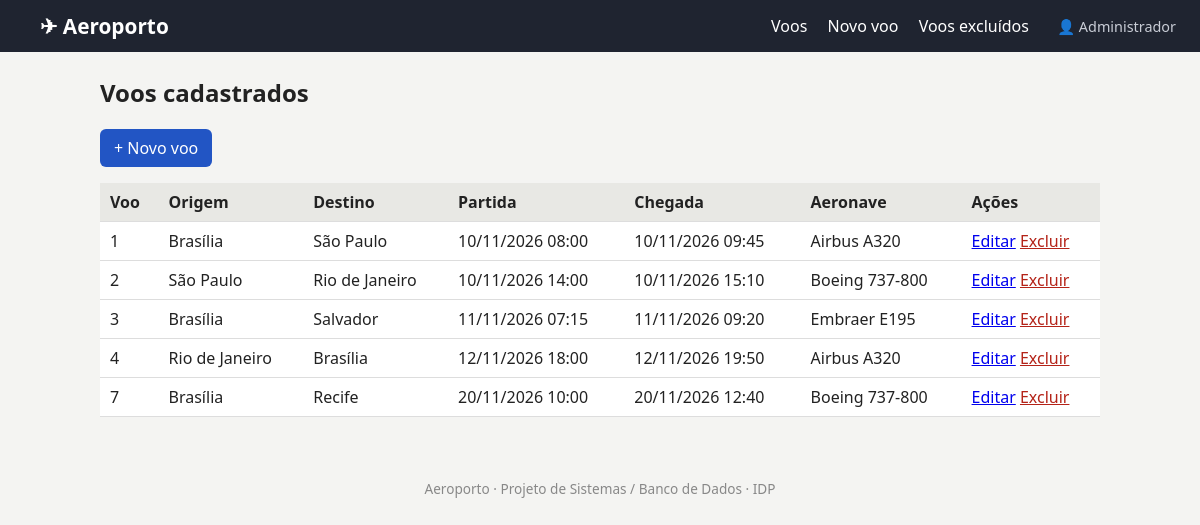
The page / on the database its author committed.
### tables this page shows
CREATE TABLE `VOO` (
  `numero_voo` int NOT NULL AUTO_INCREMENT,
  `origem` varchar(45) NOT NULL,
  `destino` varchar(45) NOT NULL,
  `horario_partida` datetime NOT NULL,
  `horario_chegada` datetime NOT NULL,
  `AERONAVE_numero_aeronave` int NOT NULL,
  `deleted_at` datetime DEFAULT NULL,
  PRIMARY KEY (`numero_voo`),
  KEY `fk_voo_aeronave` (`AERONAVE_numero_aeronave`),
  KEY `idx_voo_deleted_at` (`deleted_at`),
  CONSTRAINT `fk_voo_aeronave` FOREIGN KEY (`AERONAVE_numero_aeronave`) REFERENCES `AERONAVE` (`numero_aeronave`) ON DELETE RESTRICT ON UPDATE CASCADE,
  CONSTRAINT `chk_voo_horarios` CHECK ((`horario_chegada` > `horario_partida`)),
  CONSTRAINT `chk_voo_rota` CHECK ((`origem` <> `destino`))
);

CREATE TABLE `AERONAVE` (
  `numero_aeronave` int NOT NULL,
  `fabricante` varchar(45) DEFAULT NULL,
  `modelo` varchar(45) DEFAULT NULL,
  PRIMARY KEY (`numero_aeronave`)
);

### controllers/VooController.php (called while the page is built, shortened)
<?php
require_once __DIR__ . '/../models/Voo.php';
class VooController
{
    private Voo $voo;
    public function __construct()
    {
        $this->voo      = new Voo();
    }
    public function listar(): void
    {
        $voos     = $this->voo->listar();
        require __DIR__ . '/../views/voos/listar.php';
    }
}

### public/index.php (called while the page is built, shortened)
<?php
require_once __DIR__ . '/../controllers/VooController.php';
$controller = new VooController();
$acao       = $_GET['acao'] ?? 'listar';
match ($acao) {
    'listar'            => $controller->listar(),
    'criar'             => $controller->criar(),
    'salvar'            => $controller->salvar(),
    'editar'            => $controller->editar(),
    'atualizar'         => $controller->atualizar(),
    'confirmarExclusao' => $controller->confirmarExclusao(),
    'excluir'           => $controller->excluir(),
    'excluidos'         => $controller->excluidos(),
    'restaurar'         => $controller->restaurar(),
    default             => $controller->listar(),
};

### config/database.php (called while the page is built, shortened)
<?php
class Database
{
    private static ?PDO $conexao = null;
    public static function conectar(): PDO
    {
        if (self::$conexao === null) {
            $env = parse_ini_file(__DIR__ . '/../.env');
            self::$conexao = new PDO(
                "mysql:host={$env['DB_HOST']};dbname={$env['DB_NAME']};charset=utf8mb4",
                $env['DB_USER'],
                $env['DB_PASS'],
                [
                    PDO::ATTR_ERRMODE            => PDO::ERRMODE_EXCEPTION,
                    PDO::ATTR_DEFAULT_FETCH_MODE => PDO::FETCH_ASSOC,
                ]
            );
        }
        return self::$conexao;
    }
}

### models/Voo.php (called while the page is built, shortened)
<?php
require_once __DIR__ . '/../config/database.php';
class Voo
{
    private PDO $db;
    public function __construct(?Auditoria $auditoria = null)
    {
        $this->db        = Database::conectar();
    }
    public function listar(): array
    {
        return $this->consultarAtivos('', []);
    }
    private function consultarAtivos(string $condicaoExtra, array $parametros): array
    {
        $sql = "SELECT v.numero_voo, v.origem, v.destino,
                       v.horario_partida, v.horario_chegada,
                       v.AERONAVE_numero_aeronave,
                       a.fabricante, a.modelo
                FROM VOO v
                JOIN AERONAVE a ON a.numero_aeronave = v.AERONAVE_numero_aeronave
                WHERE " . self::ATIVOS . " $condicaoExtra
                ORDER BY v.horario_partida";
        $stmt = $this->db->prepare($sql);
        $stmt->execute($parametros);
        return $stmt->fetchAll();
    }
}

### views/voos/listar.php (the view, shortened to what this page needs)
<?php require __DIR__ . '/../../includes/header.php'; ?>
<h2>Voos cadastrados</h2>
<p><a class="botao" href="index.php?acao=criar">+ Novo voo</a></p>
<?php if (empty($voos)): ?>
    <p>Nenhum voo ativo.</p>
<?php else: ?>
    <table>
        <tr>
            <th>Voo</th>
            <th>Origem</th>
            <th>Destino</th>
            <th>Partida</th>
            <th>Chegada</th>
            <th>Aeronave</th>
            <th>Ações</th>
        </tr>
        <?php foreach ($voos as $v): ?>
            <tr>
                <td><?= (int) $v['numero_voo'] ?></td>
                <td><?= htmlspecialchars($v['origem']) ?></td>
                <td><?= htmlspecialchars($v['destino']) ?></td>
                <td><?= htmlspecialchars(date('d/m/Y H:i', strtotime($v['horario_partida']))) ?></td>
                <td><?= htmlspecialchars(date('d/m/Y H:i', strtotime($v['horario_chegada']))) ?></td>
                <td><?= htmlspecialchars($v['fabricante'] . ' ' . $v['modelo']) ?></td>
                <td>
                    <a href="index.php?acao=editar&id=<?= (int) $v['numero_voo'] ?>">Editar</a>
                    <a class="excluir"
                       href="index.php?acao=confirmarExclusao&id=<?= (int) $v['numero_voo'] ?>">Excluir</a>
                </td>
            </tr>
        <?php endforeach; ?>
    </table>
<?php endif; ?>
<?php require __DIR__ . '/../../includes/footer.php'; ?>

### includes/header.php (shortened to what this page needs)
<!DOCTYPE html>
<html lang="pt-BR">
<head>
    <link rel="stylesheet" href="css/estilo.css">
</head>
<body>
    <header>
        <h1><a href="index.php">✈ Aeroporto</a></h1>
        <nav>
            <a href="index.php?acao=listar">Voos</a>
            <a href="index.php?acao=criar">Novo voo</a>
            <a href="index.php?acao=excluidos">Voos excluídos</a>
            <span class="usuario">👤 <?= htmlspecialchars($_SESSION['usuario']['nome'] ?? '') ?></span>
        </nav>
    </header>
    <main>

### includes/footer.php
    </main>
    <footer>
        <p>Aeroporto · Projeto de Sistemas / Banco de Dados · IDP</p>
    </footer>
</body>
</html>

### public/css/estilo.css (style rules this page uses)
body { font-family: system-ui, sans-serif; margin: 0; background: #f4f4f2; color: #222; }
header { background: #1f2430; color: #fff; padding: 12px 24px; display: flex; justify-content: space-between; align-items: center; }
header a { color: #fff; text-decoration: none; margin-left: 16px; }
header h1 { margin: 0; font-size: 1.3rem; }
main { max-width: 1000px; margin: 24px auto; padding: 0 16px; }
table { width: 100%; border-collapse: collapse; background: #fff; }
th, td { padding: 8px 10px; border-bottom: 1px solid #ddd; text-align: left; }
th { background: #e8e8e4; }
.botao { display: inline-block; background: #2255c4; color: #fff; padding: 8px 14px; border-radius: 6px; text-decoration: none; border: none; cursor: pointer; font-size: 1rem; }
.excluir { color: #b42318; }
footer { text-align: center; color: #888; font-size: 0.85rem; padding: 24px 0; }
header .usuario { margin-left: 24px; color: #c9cdd6; font-size: 0.9rem; }

### rows shown on the page
voo: numero_voo "1", origem "Brasília", destino "São Paulo", horario_partida "10/11/2026 08:00", horario_chegada "10/11/2026 09:45", AERONAVE_numero_aeronave.modelo "Airbus A320"
voo: numero_voo "2", origem "São Paulo", destino "Rio de Janeiro", horario_partida "10/11/2026 14:00", horario_chegada "10/11/2026 15:10", AERONAVE_numero_aeronave.modelo "Boeing 737-800"
voo: numero_voo "3", origem "Brasília", destino "Salvador", horario_partida "11/11/2026 07:15", horario_chegada "11/11/2026 09:20", AERONAVE_numero_aeronave.modelo "Embraer E195"
voo: numero_voo "4", origem "Rio de Janeiro", destino "Brasília", horario_partida "12/11/2026 18:00", horario_chegada "12/11/2026 19:50", AERONAVE_numero_aeronave.modelo "Airbus A320"
voo: numero_voo "7", origem "Brasília", destino "Recife", horario_partida "20/11/2026 10:00", horario_chegada "20/11/2026 12:40", AERONAVE_numero_aeronave.modelo "Boeing 737-800"

### other values the page prints
$_SESSION['usuario']['nome'] "Administrador"
